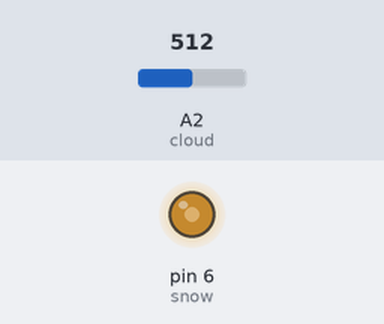
Simulated run of this sketch. Board: Arduino Uno, built with avr-gcc and run on an emulated ATmega328P. On the bench: output pins drawn as LEDs (lit = HIGH). The inputs (shaded band) are chosen by the test bench; at power-on: A2 (cloud) = 512.

Above: at 1.2 s.
1.3 s: A2 (cloud) set to 306
At 2.3 s:
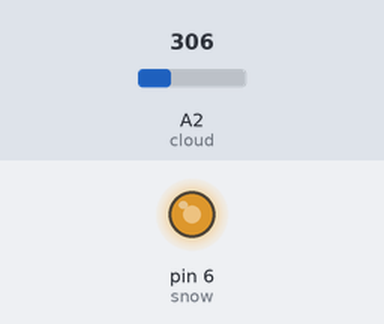
2.8 s: A2 (cloud) set to 122
At 3.4 s:
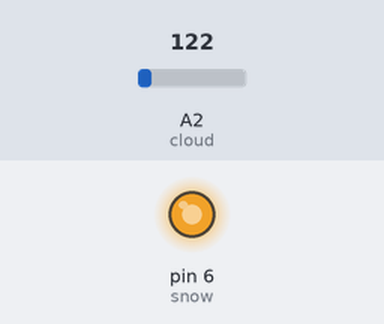
4.3 s: A2 (cloud) set to 900
At 4.6 s:
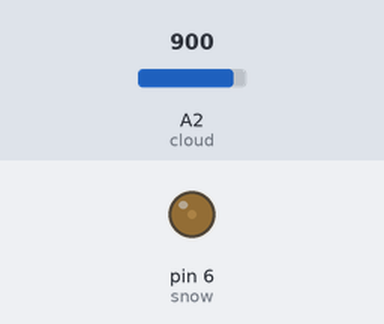
5.8 s: A2 (cloud) set to 1010
At 7.0 s:
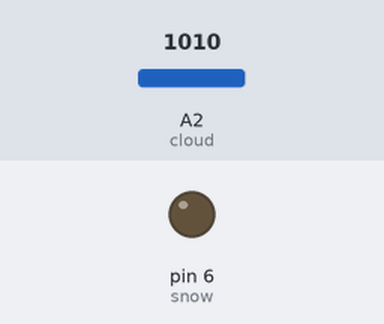
7.3 s: A2 (cloud) set to 511
At 8.1 s:
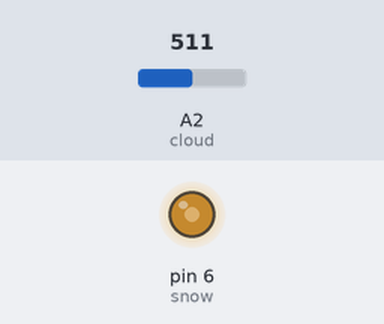
8.8 s: A2 (cloud) set to 1023
At 9.2 s:
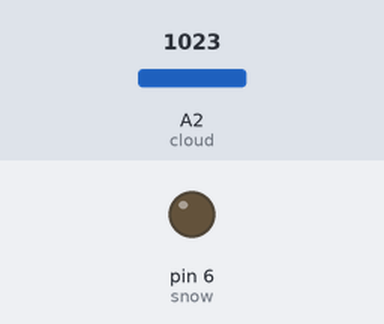
Timing chart, 0 to 11.3 s (numbered marks = the images above; inputs shaded):
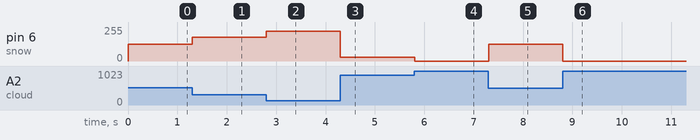

The sketch:

Cloud.ino
```cpp
int cloud = A2;
int snow = 6;

void setup() {
  pinMode(cloud, INPUT_PULLUP); //wasn't sure about the resistance
  pinMode(snow, OUTPUT);
}

void loop() {
  int sensorValue = analogRead(cloud);
  delay(1);        // delay in between reads for stability
  int scale = map(sensorValue, 1023, 0, 0, 255); //map squishedness to light
  //Only light up if squished above a certain amount
  if(sensorValue < 1000) {
    analogWrite(snow, scale);
  } else {
    analogWrite(snow, 0);
  }
}
```

Measured:
- after the input at 1.3 s, pin 6 (snow): 127/255 → 178/255 at once
- after the input at 2.8 s, pin 6 (snow): 178/255 → 224/255 at once
- after the input at 4.3 s, pin 6 (snow): 224/255 → 30/255 at once
- after the input at 5.8 s, pin 6 (snow): 30/255 → 0/255 at once
- after the input at 7.3 s, pin 6 (snow): 0/255 → 127/255 at once
- after the input at 8.8 s, pin 6 (snow): 127/255 → 0/255 at once
